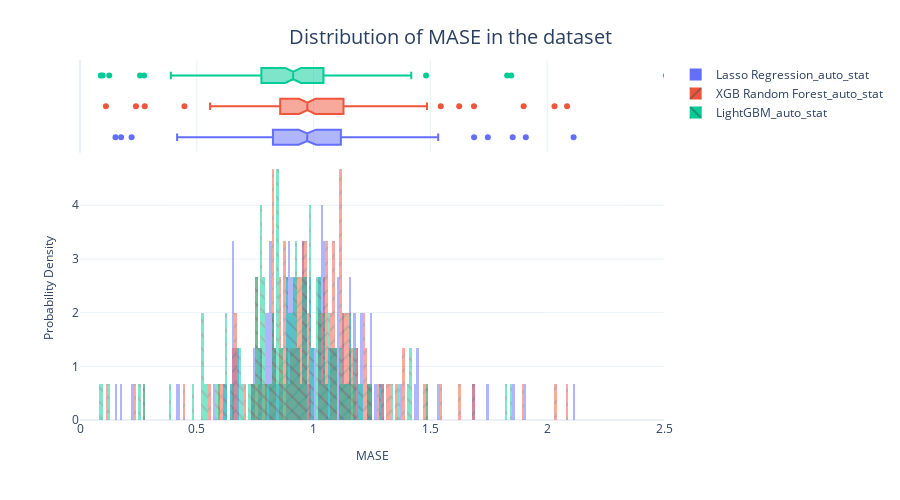

Notebook code cell kept with this figure:
### Code cell
fig = px.histogram(
    metrics_df,
    x="MASE",
    color="Algorithm",
    pattern_shape="Algorithm",
    marginal="box",
    nbins=500,
    barmode="overlay",
    histnorm="probability density",
)
fig = format_plot(
    fig,
    xlabel="MASE",
    ylabel="Probability Density",
    title="Distribution of MASE in the dataset",
)
fig.update_layout(xaxis_range=[0, 2.5])
# fig.write_image("imgs/chapter_8/mase_dist.png")
fig.show()

### Figure 1 — Plotly figure (JSON) as saved in the notebook; plotly's stock layout.template omitted (floating-point values rounded to 4 significant figures; data arrays with more than 128 entries replaced by an {"elided": "..."} marker saying what was removed)
{"data": [{"alignmentgroup": "True", "bingroup": "x", "histnorm": "probability density", "hovertemplate": "Algorithm=Lasso Regression_auto_stat<br>MASE=%{x}<br>probability density=%{y}<extra></extra>", "legendgroup": "Lasso Regression_auto_stat", "marker": {"color": "#636efa", "opacity": 0.5, "pattern": {"shape": ""}}, "name": "Lasso Regression_auto_stat", "nbinsx": 500, "offsetgroup": "Lasso Regression_auto_stat", "orientation": "v", "showlegend": true, "type": "histogram", "x": {"elided": "150 float values"}, "xaxis": "x", "yaxis": "y"}, {"alignmentgroup": "True", "hovertemplate": "Algorithm=Lasso Regression_auto_stat<br>MASE=%{x}<extra></extra>", "legendgroup": "Lasso Regression_auto_stat", "marker": {"color": "#636efa"}, "name": "Lasso Regression_auto_stat", "notched": true, "offsetgroup": "Lasso Regression_auto_stat", "showlegend": false, "type": "box", "x": {"elided": "150 float values"}, "xaxis": "x2", "yaxis": "y2"}, {"alignmentgroup": "True", "bingroup": "x", "histnorm": "probability density", "hovertemplate": "Algorithm=XGB Random Forest_auto_stat<br>MASE=%{x}<br>probability density=%{y}<extra></extra>", "legendgroup": "XGB Random Forest_auto_stat", "marker": {"color": "#EF553B", "opacity": 0.5, "pattern": {"shape": "/"}}, "name": "XGB Random Forest_auto_stat", "nbinsx": 500, "offsetgroup": "XGB Random Forest_auto_stat", "orientation": "v", "showlegend": true, "type": "histogram", "x": {"elided": "150 float values"}, "xaxis": "x", "yaxis": "y"}, {"alignmentgroup": "True", "hovertemplate": "Algorithm=XGB Random Forest_auto_stat<br>MASE=%{x}<extra></extra>", "legendgroup": "XGB Random Forest_auto_stat", "marker": {"color": "#EF553B"}, "name": "XGB Random Forest_auto_stat", "notched": true, "offsetgroup": "XGB Random Forest_auto_stat", "showlegend": false, "type": "box", "x": {"elided": "150 float values"}, "xaxis": "x2", "yaxis": "y2"}, {"alignmentgroup": "True", "bingroup": "x", "histnorm": "probability density", "hovertemplate": "Algorithm=LightGBM_auto_stat<br>MASE=%{x}<br>probability density=%{y}<extra></extra>", "legendgroup": "LightGBM_auto_stat", "marker": {"color": "#00cc96", "opacity": 0.5, "pattern": {"shape": "\\"}}, "name": "LightGBM_auto_stat", "nbinsx": 500, "offsetgroup": "LightGBM_auto_stat", "orientation": "v", "showlegend": true, "type": "histogram", "x": {"elided": "150 float values"}, "xaxis": "x", "yaxis": "y"}, {"alignmentgroup": "True", "hovertemplate": "Algorithm=LightGBM_auto_stat<br>MASE=%{x}<extra></extra>", "legendgroup": "LightGBM_auto_stat", "marker": {"color": "#00cc96"}, "name": "LightGBM_auto_stat", "notched": true, "offsetgroup": "LightGBM_auto_stat", "showlegend": false, "type": "box", "x": {"elided": "150 float values"}, "xaxis": "x2", "yaxis": "y2"}], "layout": {"autosize": false, "barmode": "overlay", "height": 500, "legend": {"title": {}, "tracegroupgap": 0}, "margin": {"t": 60}, "title": {"font": {"size": 20}, "text": "Distribution of MASE in the dataset", "x": 0.5, "xanchor": "center", "yanchor": "top"}, "width": 900, "xaxis": {"anchor": "y", "domain": [0, 1], "range": [0, 2.5], "title": {"font": {"size": 12}, "text": "MASE"}}, "xaxis2": {"anchor": "y2", "domain": [0, 1], "matches": "x", "showgrid": true, "showticklabels": false}, "yaxis": {"anchor": "x", "domain": [0, 0.7326], "title": {"font": {"size": 12}, "text": "Probability Density"}}, "yaxis2": {"anchor": "x2", "domain": [0.7426, 1], "matches": "y2", "showgrid": false, "showline": false, "showticklabels": false, "ticks": ""}}}
